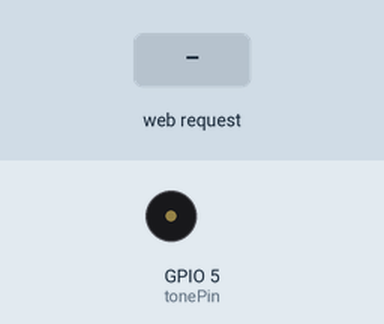
Bench run of a sketch on a simulated ESP8266 (NodeMCU). On the bench: buzzer (waves = sounding). The inputs (shaded band) are chosen by the test bench. WiFi joins after 1.5 s; servers stay silent unless stated; what the sketch prints to the serial monitor is not drawn.

Above: at 2.7 s.
2.8 s: HTTP request GET /gpio/1 received
At 7.9 s:
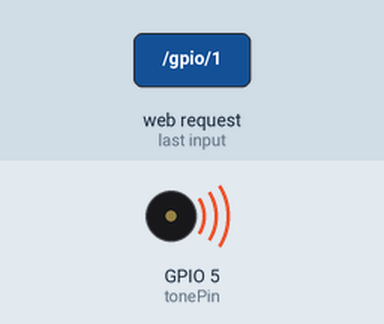
Timing chart, 0 to 19.6 s (numbered marks = the images above; inputs shaded):
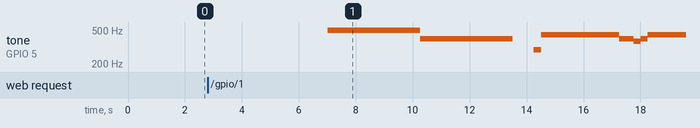

The sketch:

music.ino
```cpp
#define NOTE_F0 -1
#define NOTE_F1 393
#define NOTE_F2 441
#define NOTE_F3 495
#define NOTE_F4 556
#define NOTE_F5 624
#define NOTE_F6 661
#define NOTE_F7 742

#define NOTE_FL1 196
#define NOTE_FL2 221
#define NOTE_FL3 234
#define NOTE_FL4 262
#define NOTE_FL5 294
#define NOTE_FL6 330
#define NOTE_FL7 371

#define NOTE_FH1 786
#define NOTE_FH2 882
#define NOTE_FH3 990
#define NOTE_FH4 1049
#define NOTE_FH5 1178
#define NOTE_FH6 1322
#define NOTE_FH7 1484

int tune[] =
{
NOTE_F0,NOTE_F3,NOTE_F3,NOTE_F3,NOTE_F3,NOTE_F3,NOTE_F3,NOTE_F3,NOTE_F1,
NOTE_F1,NOTE_F0,NOTE_FL5,
NOTE_F2,NOTE_F2,NOTE_F2,NOTE_F2,NOTE_F2,NOTE_F2,NOTE_F2,NOTE_F2,NOTE_F1,NOTE_F1,NOTE_FL7,NOTE_F1,NOTE_F2,
NOTE_F2,NOTE_F2,NOTE_F2,NOTE_F2,
NOTE_F0,NOTE_F3,NOTE_F5,NOTE_F5,NOTE_F3,NOTE_F5,NOTE_F5,NOTE_F5,NOTE_F6,NOTE_F5,NOTE_F6,
NOTE_F6,NOTE_FH1,NOTE_FH1,NOTE_FH1,NOTE_F0,NOTE_FL6,NOTE_F1,
NOTE_F3,NOTE_F2,NOTE_F2,NOTE_F2,NOTE_F2,NOTE_F0,NOTE_FL5,NOTE_FL5,NOTE_FL6,NOTE_F1,NOTE_FL6,NOTE_F1,
NOTE_F1,NOTE_F1,NOTE_F1,NOTE_F3,NOTE_F5,NOTE_F5,
NOTE_FH1,NOTE_FH1,NOTE_F3,NOTE_F5,NOTE_F5,NOTE_F0,NOTE_F3,NOTE_F5,
NOTE_FH1,NOTE_FH1,NOTE_FH1,NOTE_F3,NOTE_F5,NOTE_F5,NOTE_F0,NOTE_F3,NOTE_F2,
NOTE_F1,NOTE_F1,NOTE_F1,NOTE_F1,NOTE_FH1,NOTE_F7,NOTE_F6,NOTE_F6,NOTE_F5,NOTE_F3,NOTE_F3,
NOTE_F2,NOTE_F2,NOTE_F2,NOTE_F0,NOTE_F3,
NOTE_F2,NOTE_F3,NOTE_F2,NOTE_F3,NOTE_F2,NOTE_F3,NOTE_F3,NOTE_F2,NOTE_F3,NOTE_F5,NOTE_F5,NOTE_F3,
NOTE_F2,NOTE_F3,NOTE_F2,NOTE_F3,NOTE_F2,NOTE_F3,NOTE_F2,NOTE_F2,NOTE_F3,NOTE_F5,NOTE_F5,
NOTE_F0,NOTE_F6,NOTE_F5,NOTE_F6,NOTE_FH1,NOTE_F0,NOTE_F5,NOTE_F6,NOTE_F6,NOTE_FH1,NOTE_F3,
NOTE_F3,NOTE_F2,NOTE_F1,NOTE_F1,
NOTE_F0,
NOTE_F0,NOTE_F6,NOTE_F5,NOTE_F6,NOTE_F1,NOTE_F0,NOTE_F5,NOTE_F6,NOTE_F6,NOTE_F1,NOTE_F3,
NOTE_F3,NOTE_F2,NOTE_F1,NOTE_F1,NOTE_F0,NOTE_F5,
NOTE_FH1,NOTE_FH7,NOTE_FH1,NOTE_FH3,NOTE_F7,NOTE_F6,NOTE_FH2,NOTE_F7,NOTE_F5,
NOTE_F4,NOTE_F3,NOTE_F2,NOTE_F1,NOTE_F2,NOTE_F3,NOTE_F4,NOTE_F3,NOTE_F4,NOTE_F5,NOTE_F5,NOTE_FH1,NOTE_FH2,
NOTE_FH2,NOTE_FH3,NOTE_FH2,NOTE_FH3,NOTE_FH3,NOTE_FH4,NOTE_FH3,NOTE_FH2,NOTE_FH1,NOTE_FH2,NOTE_FH3,NOTE_FH3,NOTE_FH1,
NOTE_FH1,NOTE_FH1,NOTE_FH1,NOTE_F5,NOTE_F0,NOTE_F4,NOTE_F3,NOTE_F4,NOTE_F4,NOTE_F5,NOTE_F5,
NOTE_F1,NOTE_F3,NOTE_F4,NOTE_F4,NOTE_F6,NOTE_F5,NOTE_F5,NOTE_F3,NOTE_F5,NOTE_F5,
NOTE_FH1,NOTE_FH1,NOTE_F3,NOTE_F5,NOTE_F5,NOTE_F0,NOTE_F3,NOTE_F5,
NOTE_FH1,NOTE_FH1,NOTE_FH1,NOTE_F3,NOTE_F5,NOTE_F5,NOTE_F0,NOTE_F3,NOTE_F2,
NOTE_F1,NOTE_F1,NOTE_F1,NOTE_F1,NOTE_FH1,NOTE_F7,NOTE_F6,NOTE_F5,NOTE_F5,NOTE_F3,NOTE_F3,
NOTE_F2,NOTE_F0,NOTE_F3,
NOTE_F2,NOTE_F3,NOTE_F2,NOTE_F3,NOTE_F2,NOTE_F3,NOTE_F3,NOTE_F2,NOTE_F3,NOTE_F5,NOTE_F5,NOTE_F3,
NOTE_F2,NOTE_F3,NOTE_F2,NOTE_F3,NOTE_F2,NOTE_F3,NOTE_F2,NOTE_F2,NOTE_F3,NOTE_F5,NOTE_F5,
NOTE_F0,NOTE_F6,NOTE_F5,NOTE_F6,NOTE_FH1,NOTE_F0,NOTE_F5,NOTE_F6,NOTE_F6,NOTE_FH1,NOTE_F3,
NOTE_F3,NOTE_F2,NOTE_F1,NOTE_F3,NOTE_F5,NOTE_F5,
NOTE_F0,NOTE_F6,NOTE_F5,NOTE_F6,NOTE_FH1,NOTE_F0,NOTE_F5,NOTE_F6,NOTE_F6,NOTE_FH1,NOTE_F3,
NOTE_F3,NOTE_F2,NOTE_F1,NOTE_F1,NOTE_F3,NOTE_F5,NOTE_F5,
NOTE_F0,NOTE_F6,NOTE_F5,NOTE_F6,NOTE_FH1,NOTE_F0,NOTE_F5,NOTE_F6,NOTE_F6,NOTE_FH1,NOTE_F3,
NOTE_F3,NOTE_F2,NOTE_F1,NOTE_F1,
NOTE_F0,NOTE_F3,NOTE_F3,NOTE_F3,NOTE_F3,NOTE_F3,NOTE_F3,NOTE_F3,NOTE_F5,NOTE_F1,
NOTE_F1,NOTE_F0,NOTE_F5,
NOTE_F2,NOTE_F2,NOTE_F2,NOTE_F2,NOTE_F2,NOTE_F2,NOTE_F2,NOTE_F2,NOTE_F1,NOTE_FL7,NOTE_FL7,NOTE_F1,NOTE_F2,
NOTE_F2,
NOTE_F0,NOTE_F3,NOTE_F5,NOTE_F5,NOTE_F5,NOTE_F5,NOTE_F5,NOTE_F5,NOTE_F6,NOTE_F6,NOTE_F5,NOTE_F6,
NOTE_F6,NOTE_F5,NOTE_F3,NOTE_F3,NOTE_F0,NOTE_F6,NOTE_F1,
NOTE_F3,NOTE_F2,NOTE_F2,NOTE_F2,NOTE_F2,NOTE_F0,NOTE_FL5,NOTE_FL5,NOTE_FL6,NOTE_F1,NOTE_FL6,NOTE_F1,
NOTE_F1,NOTE_F0,NOTE_FL6,NOTE_F1,
NOTE_F3,NOTE_F2,NOTE_F2,NOTE_F2,NOTE_F2,NOTE_F0,NOTE_FL5,NOTE_FL5,NOTE_FL6,NOTE_F1,NOTE_F2,NOTE_F1,
}
;//曲子的音符部分

float duration[]=

{
0.5,0.25,0.25,0.25,0.5,0.25+1,0.25,0.5,0.25,
1+1+1,0.5+0.25,0.25,
0.25,0.5,0.25,0.25,0.25,0.25,0.25,0.5+0.25,0.25,0.25,0.25,0.25,0.25,
1,1,1,1,
0.5,0.25,0.25,0.25,0.5,0.25,0.5+0.25,0.25,0.25,0.5,0.25,
0.25,0.5+0.25,1,1,0.5,0.25,0.25,
0.25,0.25,0.25,0.25,1,0.5,0.25,0.25,0.25,0.25,0.25,0.25,
1,1,1,0.25,0.5,0.25,
1,0.25,0.5,0.25,1,0.25,0.5,0.25,
0.5,0.25,0.25,0.5,0.25,1,0.5,0.25,0.25,
0.25,0.5,0.25,0.5+0.25,0.25,0.25,0.5,0.25,0.25,0.5,0.25,
1,1,1,0.5+0.25,0.25,
0.25,0.25,0.25,0.25,0.25,0.5,0.25,0.25,0.5,0.25,0.5+0.25,0.25,
0.25,0.25,0.25,0.25,0.25,0.5,0.25,0.25,0.5,0.25,1,
0.5,0.25,0.25,0.25,0.5+0.25,0.5,0.25,0.25,0.25,0.5,0.25,
0.25,0.25,0.5,1+1+1,
1+1+1+1,
0.5,0.25,0.25,0.25,0.5+0.25,0.5,0.25,0.25,0.25,0.5,0.25,
0.25,0.5,0.25,1+1,0.25,0.5+0.25,
0.5,0.25,0.25,0.5,0.5,0.5,0.5,0.5,0.5,
0.25,0.25,0.25,0.25,0.5,0.5,0.25,0.25,0.25,0.25,0.5,0.25,0.25,
0.25,0.25,0.25,0.25,0.25,0.5,0.25,0.5,0.25,0.25,0.25,0.5,0.25,
0.5+0.25,0.25,0.25,0.5+0.25,0.25,0.25,0.25,0.25,0.25,0.25,0.5,
0.5,0.25,0.25,0.25,0.5,0.25,1,0.25,0.5,0.25,
1,0.25,0.5,0.25,1,0.25,0.5,0.25,
0.5+0.25,0.25,0.25,0.5,0.25,1,0.5,0.25,0.25,
0.25,0.5,0.25,0.5+0.25,0.25,0.5,0.25,0.25,0.25,0.5,0.25,
1+1+1,0.5+0.25,0.25,
0.25,0.25,0.25,0.25,0.25,0.5,0.25,0.25,0.5,0.25,0.5+0.25,0.25,
0.25,0.25,0.25,0.25,0.25,0.5,0.25,0.25,0.5,0.25,1,
0.5,0.25,0.25,0.25,0.5+0.25,0.5,0.25,0.25,0.25,0.5,0.25,
0.25,0.5,0.25,1+1,0.25,0.5,0.25,
0.5,0.25,0.25,0.25,0.5+0.25,0.5,0.25,0.25,0.25,0.5,0.25,
0.25,0.5,0.25,1+1+1,
1,0.25,0.25,0.25,0.5,0.25,0.25,0.25,0.5,0.25,
1+1+1,0.5+0.25,0.25,
0.25,0.5,0.25,0.25,0.25,0.25,0.25,0.5+0.25,0.25,0.25,0.25,0.25,0.25,
1+1+1+1,
0.5,0.25,0.25,0.25,0.5,0.25,0.5+0.25,0.25,0.25,0.25,0.25,0.25,
0.25,0.25,0.5,1+1,0.5,0.25,0.25,
0.25,0.25,0.25,0.25,1,0.5,0.25,0.25,0.25,0.25,0.25,0.25,
1+1+1,0.5,0.25,0.25,
0.25,0.25,0.25,0.25,1,0.5,0.25,0.25,0.25,0.25,0.25,0.25,
};//整首曲子的节拍部分

int length;//音符个数
int tonePin=5;//蜂鸣器pin
//配置WIFI
#include <ESP8266WiFi.h>
#ifndef STASSID
#define STASSID "your ssid"
#define STAPSK  "ssid's password"
#endif

const char* ssid = STASSID;
const char* password = STAPSK;

WiFiServer server(80);

void setup()
{
  length = sizeof(tune)/sizeof(tune[0]);//定义音符个数
  pinMode(tonePin, OUTPUT);
  //打开webserver及连接WiFi
  Serial.begin(115200);
  digitalWrite(tonePin, 0);

  Serial.println();
  Serial.println();
  Serial.print(F("Connecting to "));
  Serial.println(ssid);

  WiFi.mode(WIFI_STA);
  WiFi.begin(ssid, password);

  while (WiFi.status() != WL_CONNECTED) {
    delay(500);
    Serial.print(F("."));
  }

  Serial.println();
  Serial.println(F("WiFi connected"));

  server.begin();
  Serial.println(F("Server started"));
  Serial.println(WiFi.localIP());
}

void loop()

{
  WiFiClient client = server.available();
  Serial.println(F("new client"));
  client.setTimeout(5000); // default is 1000
  String req = client.readStringUntil('\r');
  Serial.println(F("request: "));
  Serial.println(req);

  int val;
  //判断此时蜂鸣器应处于的状态
  if (req.indexOf(F("/gpio/0")) != -1) {
    val = 0;
    digitalWrite(tonePin, 0);
  } else if (req.indexOf(F("/gpio/1")) != -1) {
    val = 1;
  } else {
    Serial.println(F("invalid request"));
    val = digitalRead(tonePin);
  }

  while (client.available()) {
    client.read();
  }
  //客户机反馈
  client.print(F("HTTP/1.1 200 OK\r\nContent-Type: text/html\r\n\r\n<!DOCTYPE HTML>\r\n<html>\r\n music is now "));
  client.print((val) ? F("on") : F("off"));
  client.print(F("<br><br>Click <a href='http://"));
  client.print(WiFi.localIP());
  client.print(F("/gpio/1'>here</a> to turn on music, or <a href='http://"));
  client.print(WiFi.localIP());
  client.print(F("/gpio/0'>here</a> to turn off music.</html>"));

  Serial.println(F("Disconnecting from client"));
 if(val==1)  {
  for(int x=0;x<length;x++)//循环音符的次数
  {
 tone(tonePin,tune[x]);//此函数依次播放tune序列里的数组
 delay(1000*duration[x]);
 noTone(tonePin);
  }
  digitalWrite(tonePin, 1);
 }
}
```

Measured:
- after the input at 2.8 s, tone on GPIO 5 (tonePin): plays 495 Hz for 3.3 s, 393 Hz for 3.3 s, 294 Hz for 0.25 s, 441 Hz for 2.8 s, 393 Hz for 0.50 s, 371 Hz for 0.25 s … (8 notes in this stretch), starting after 4.2 s
